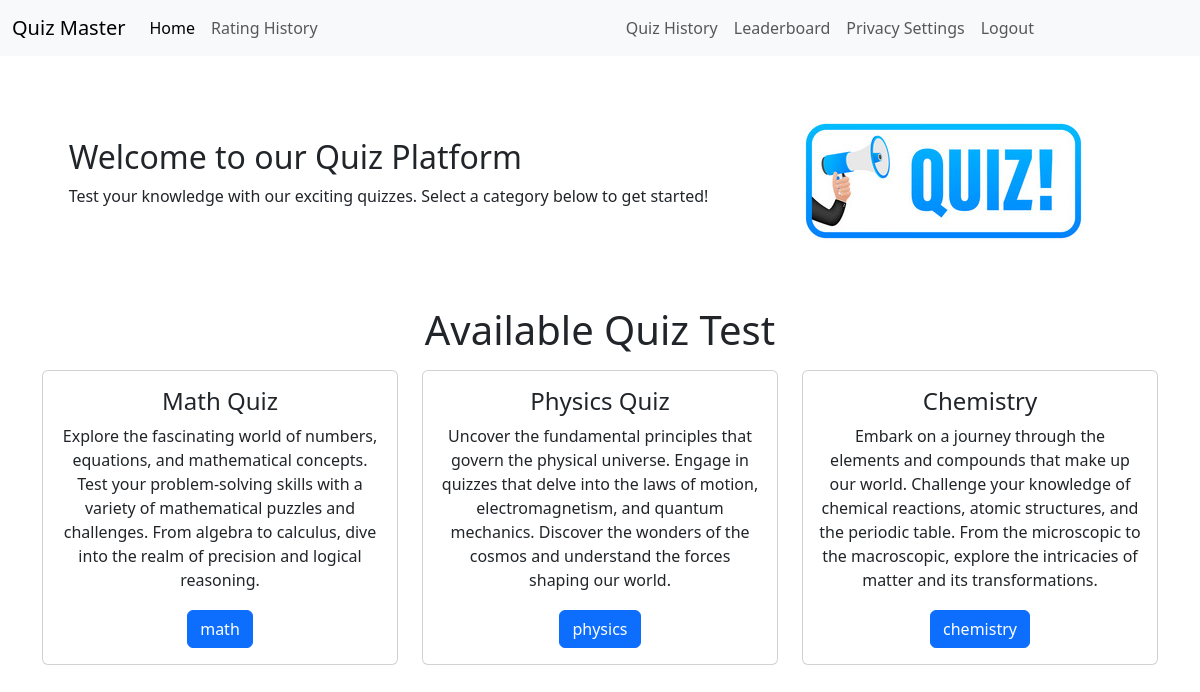
The page / (signed in) on the database its author committed.
### quizzes/models.py (models this page shows, shortened)
class Quiz(models.Model):
    title = models.CharField(max_length=255)
    description = models.TextField()
    category = models.ForeignKey(Category, on_delete=models.CASCADE)
    has_time_limit = models.BooleanField(default=False)

class Category(models.Model):
    name = models.CharField(max_length=100)
    slug = models.SlugField(max_length=150, unique=True, null=True, blank=True)
    def __str__(self):
        return self.name

### core/views.py (the view)
# urls.py: 2. Add a URL to urlpatterns:  path('', views.home, name='home')
def home(request, category_slug=None):
    customizeCategories = Category.objects.annotate(
        quiz_count=Count('quiz', filter=Q(
            quiz__title__isnull=False, quiz__description__isnull=False))
    ).filter(quiz_count__gt=0)
    print(customizeCategories)
    categories = Category.objects.all()
    quizzes = Quiz.objects.all()
    selected_category = None
    if category_slug:
        selected_category = Category.objects.get(slug=category_slug)
        print(selected_category)
        quizzes = quizzes.filter(category=selected_category)
    quiz_data = []
    for quiz in quizzes:
        quiz_questions = Question.objects.filter(quiz=quiz)
        questions_data = []
        for question in quiz_questions:
            choices_data = Choice.objects.filter(question=question)
            questions_data.append({
                'question_text': question.quizQuestion,
                'choices': choices_data
            })
        quiz_data.append({
            'quiz_title': quiz.title,
            'quiz_description': quiz.description,
            'questions': questions_data
        })
    context = {
        'categories': categories,
        'customizeCategories': customizeCategories,
        'quizzes': quizzes,
        'selected_category': selected_category,
    }
    return render(request, 'home.html', context)

### core/templates/home.html (shortened to what this page needs)
{% extends 'base.html' %}
{% load static %}
{% block content %}
<div class="container">
    <div class="d-flex justify-content-center align-items-center gap-5">
        <div>
            <h2>Welcome to our Quiz Platform</h2>
            <p>Test your knowledge with our exciting quizzes. Select a category below to get started!</p>
        </div>
        <div class="banner">
            <img src="{% static 'core/images/banner.jpg' %}" alt="Banner Image" class="img-fluid">
        </div>
    </div>
</div>
<h1 class="text-center">Available Quiz Test</h1>
<div class="container">
    <div class="my-3">
        {% if user.is_authenticated %}
            <div>
                {% if quizzes %}
                <div class="row">
                    {% for quiz in quizzes %}
                    <div class="col-md-4 mb-4">
                        <div class="card text-center">
                            <div class="card-body">
                                <h4 class="card-title">{{ quiz.title }}</h4>
                                <p style="height: 170px;" class="card-text">{{ quiz.description }}</p>
                                <a class="btn btn-primary text-decoration-none rounded"
                                    href="{% url 'quiz_view' quiz.category.name %}">{{ quiz.category.name }}</a>
                            </div>
                        </div>
                    </div>
                    {% endfor %}
                </div>
                {% else %}
                <p>No quizzes available.</p>
                {% endif %}
            </div>
        {% endif %}
    </div>
</div>
{% endblock %}

### rows shown on the page
Quiz: title "Math Quiz", description "Explore the fascinating world of numbers, equations, and mathematical concepts. Test your problem-solving skills with a variety of mathematical puzzles and challenges. From algebra to calculus, dive into the realm of precision and logical reasoning.", category.name "math"
Quiz: title "Physics Quiz", description "Uncover the fundamental principles that govern the physical universe. Engage in quizzes that delve into the laws of motion, electromagnetism, and quantum mechanics. Discover the wonders of the cosmos and understand the forces shaping our world.", category.name "physics"
Quiz: title "Chemistry", description "Embark on a journey through the elements and compounds that make up our world. Challenge your knowledge of chemical reactions, atomic structures, and the periodic table. From the microscopic to the macroscopic, explore the intricacies of matter and its transformations.", category.name "chemistry"
